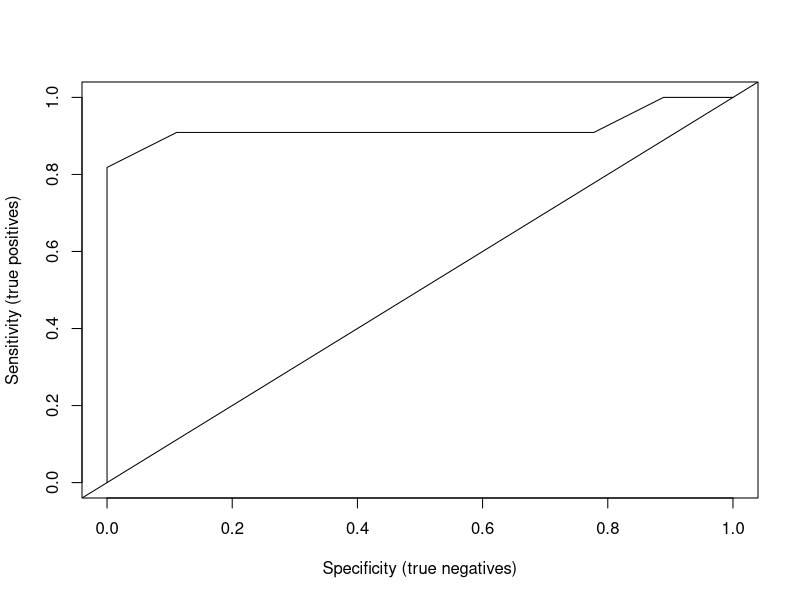

The R script that drew this image: (Note: this script raises an error after producing the figure.)
# Hypothetical data 
# Predicting presence of hyperlipidaemia (HL) from Systolic Blood Pressure (SBP) upon admission from ER

#Create hypothetical data
ID <- c(1:20)
SBP <- c(120, 130, 130, 135, 142, 145, 149, 160, 170, 172, 172, 173, 175, 180, 182, 188, 189, 195,195, 195)
HL <- c(0,0,1,0,0,0,0,0,0,0,1,1,1,1,1,1,1,1,1,1)

#combine data into single dataframe
df<- data.frame(ID,SBP,HL)

#logistic regression model
model <- glm (HL ~ SBP, data = df, family = binomial)
summary(model)

#McFadden (pseudo) Rsquared
install.packages("pscl")
library(pscl)

pR2(model)


predict <- predict(model, type = 'response')

#confusion matrix
table(df$HL, predict > 0.5)

#ROCR Curve
library(ROCR)
ROCRpred <- prediction(predict, df$HL)
ROCRperf <- performance(ROCRpred, 'tpr','fpr')
plot(ROCRperf,xlab="Specificity (true negatives)",ylab="Sensitivity (true positives)") 
abline(0,1)

#Calculate the area under the curve as a measure for model performance
auc <- performance(ROCRpred, measure = "auc")
auc <- auc@y.values[[1]]
auc #Target = auc> 0.8


#ggplot
library(ggplot2)

logistic1 <- ggplot(data = df, aes(x=SBP, y=HL))  +
  geom_point()+ 
  theme_bw()+
  labs(x= "Systolic BP (mmHg)",y= expression("Probability of HL"))+
  ylim(0,1)
plot1a



#full plot
intercept <- coef(model)[1]
slope <-  coef(model)[2]

logistic2 <- logistic1 + stat_function(fun = function(x) {1/(1+exp(-intercept -slope *(x)))})
logistic2
